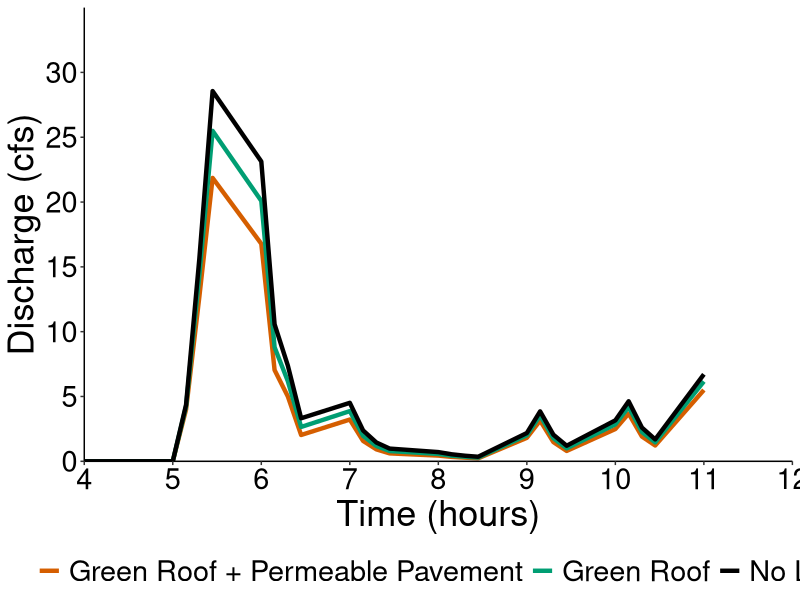
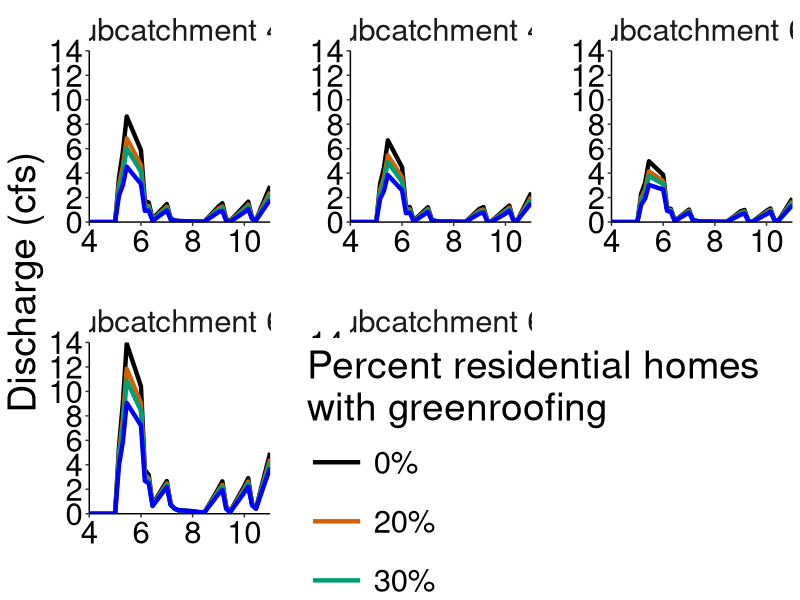
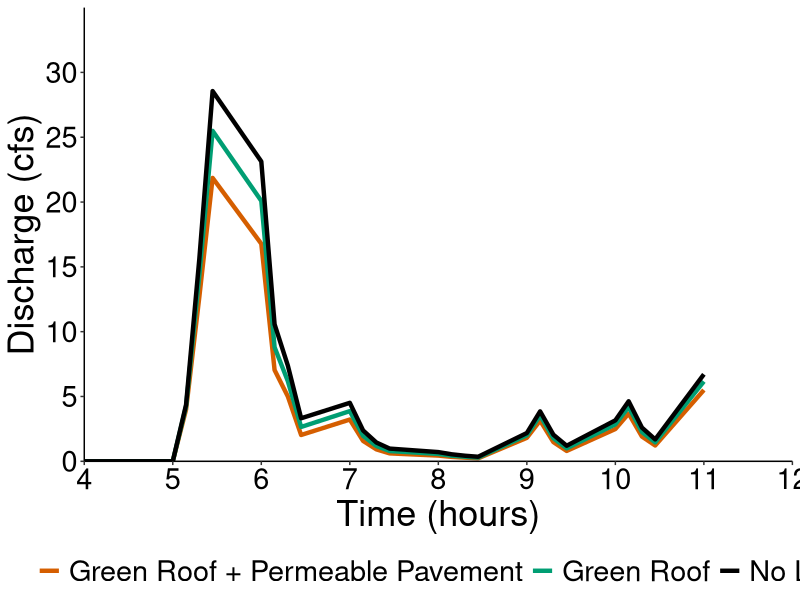
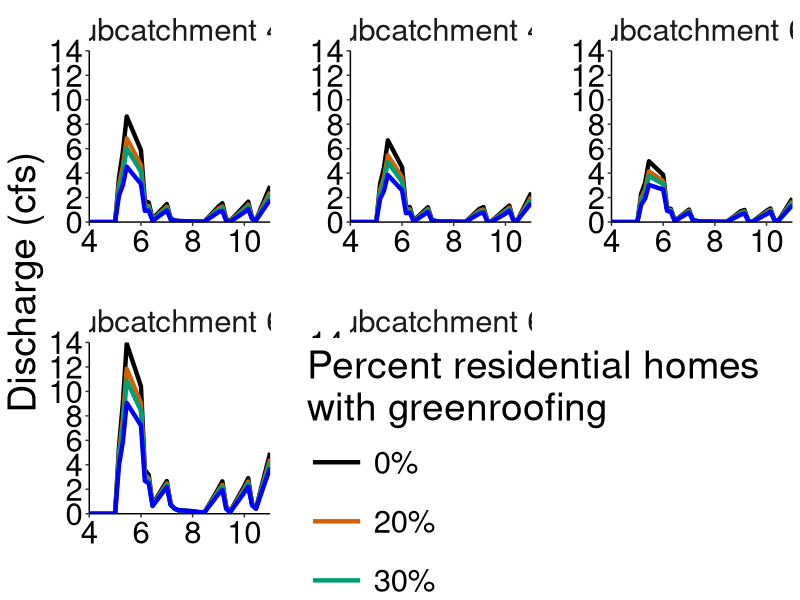

Here is the R script that generated these plots, in order:
## ---- chunk 1
knitr::opts_chunk$set(echo = TRUE)
library(tidyverse) #For data wrangling
library(here)
## ---- chunk 2
#read in data
subcatch_78runoff <- read.csv(here("LID_Graphs", "subcatchment78_LID_runoff.csv"))
wailupe_greenroof_top5 <- read.csv(here("LID_Graphs", "wailupe_greenroof_top5.csv"))

## ---- chunk 3
#Create graph for subcatchment 78 runoff 

cbp2 <- c("#D55E00","#009E73", "#000000")

runoff_78 <- ggplot(subcatch_78runoff, aes(x=time, y = runoff_cfs, color = lid_type)) + 
  geom_line(aes(color=lid_type), size= 1.5)+
  theme_classic()+
  labs(x="Time (hours)", y="Discharge (cfs)")+
  scale_y_continuous(limits= c(0,35), breaks= seq(0,30, by= 5),expand= c(0,0))+
  scale_x_continuous(limits= c(4,12), breaks= seq(0,12, by= 1),expand= c(0,0))+
  theme(legend.title = element_blank())+
  theme(legend.position="bottom") +
  scale_colour_manual(labels = c("Green Roof + Permeable Pavement", "Green Roof", "No LID"), values= cbp2) +
  theme(text=element_text(color="black"),axis.text=element_text(color="black")) +
  theme(text = element_text(size =26))

runoff_78

ggsave("lid_runoff_78.png", runoff_78, width = 16, height = 10, units = "in" )
  
## ---- chunk 4
# graph green roof scenarios for top 5 runoff hotspots 

cbp2 <- c("#000000","#D55E00","#009E73", 'blue')

top5 <- ggplot(wailupe_greenroof_top5, aes(x=time, y = runoff_cfs, color = perc_greenroof)) + 
  geom_line(aes(color=perc_greenroof), size= 1.5)+
  theme_classic() +
  facet_wrap(~subcatchment, scales = "free")+
  labs(x="Time (hours)", y="Discharge (cfs)")+
  scale_y_continuous(limits= c(0,14), breaks= seq(0,14, by= 2),expand= c(0,0))+
  scale_x_continuous(limits= c(4,11), breaks= seq(4,11, by= 2),expand= c(0,0))+
  theme(panel.spacing.x = unit(10, "mm"), 
        panel.spacing.y= unit(10, "mm"),
        strip.background = element_blank()) +
  theme(legend.position="right") +
  scale_colour_manual(labels = c("0%", "20%", "30%", "50%"), values= cbp2, name = "Percent residential homes \nwith greenroofing") +
  theme(text=element_text(color="black"),axis.text=element_text(color="black")) +
  theme(text = element_text(size =28)) + 
  theme(
    legend.position = c(.98, .38),
    legend.justification = c("right", "top"),
    legend.box.just = "right",
    legend.margin = margin(6, 6, 6, 6), 
    legend.key.size = unit(1.5, "cm"),
    legend.title=element_text(size=28)) 

top5

ggsave("top5.png", top5, width = 20, height = 10, units = "in")

